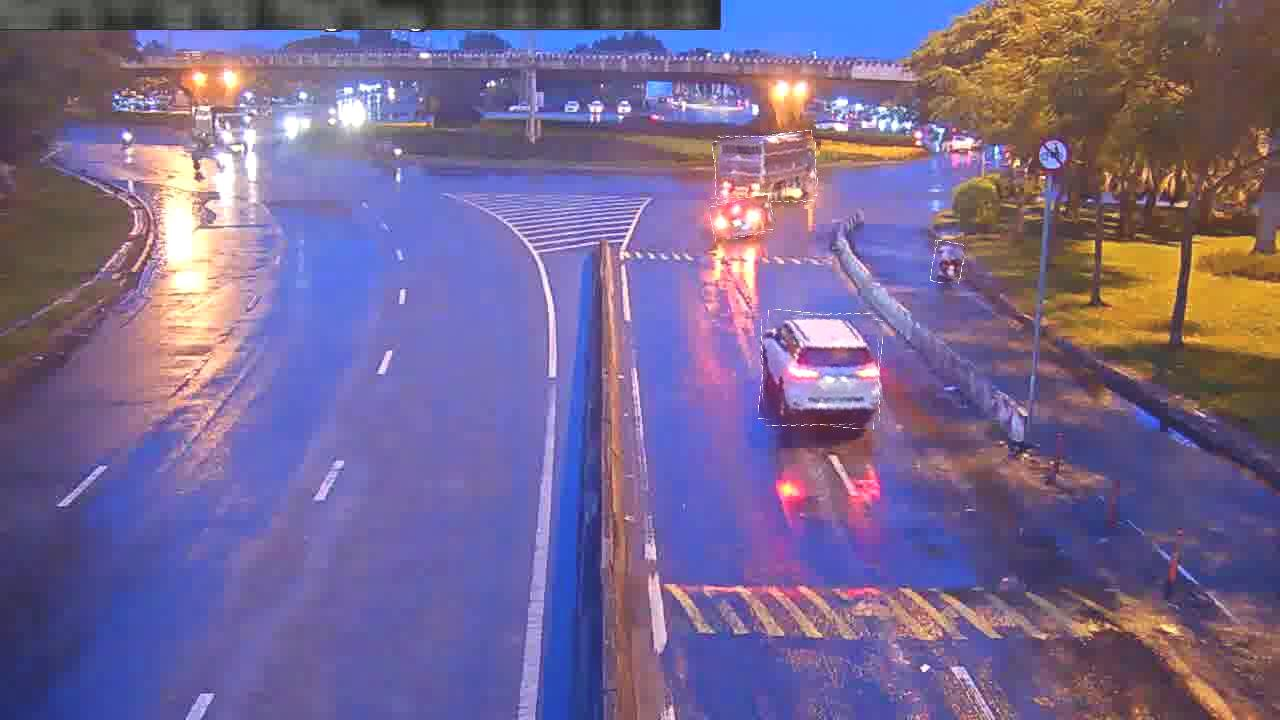
#> input picture data/merged_v5plus/images/train/soictnight_cam_03_00022_jpg.rf.281d019b71dcacef9288bde288305073.jpg, 1280 x 720 px
$ python 87_camera_compare_sheet.py
#> lines starting #> are read from the running program, lines starting #| are printed output that depends on the picture
#!/usr/bin/env python3
"""Ve ban doi chieu camera SOICT (ngay va dem) de kiem tra bang mat co cung khung canh hay khong.
Moi hang la mot camera, 3 khung hinh cach deu nhau; cac hang xep theo cap nghi trung khung canh."""
import glob
from pathlib import Path

import cv2
import numpy as np

R = Path("/home/xuand/vn_traffic_ai/data/merged_v5plus/images")
W, H = 400, 225
ORDER = [("soictnight_cam_03", "DEM cam_03 (train)"), ("soict24_cam_01", "NGAY cam_01 (train)"), ("soict24_cam_02", "NGAY cam_02 (train)"),
         ("soictnight_cam_05", "DEM cam_05 (train)"), ("soict24_cam_04", "NGAY cam_04 (train)"),
         ("soictnight_cam_08", "DEM cam_08 (train)"), ("soict24_cam_07", "NGAY cam_07 (val)"),
         ("soict24_cam_06", "NGAY cam_06 (train)"),
         ("soict24_cam_09", "NGAY cam_09 (TEST)"), ("soict24_cam_10", "NGAY cam_10 (TEST)")]


def frames(prefix):
    fs = sorted(glob.glob(str(R / "*" / f"{prefix}_*.jpg")))
    assert fs, prefix
    return [fs[int(i * (len(fs) - 1))] for i in (0.1, 0.5, 0.9)], len(fs)


rows = []
for pre, label in ORDER:
    fs, n = frames(pre)
    tiles = []
    for f in fs:
        im = cv2.resize(cv2.imread(f), (W, H))
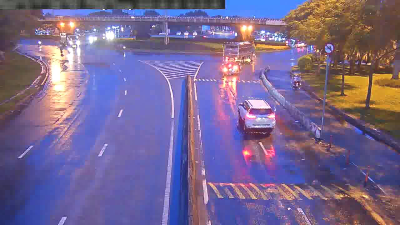
#> im: shape (225, 400, 3); mean B, G, R 143.8, 103.2, 120.1
        tiles.append(im)
    strip = np.hstack(tiles)
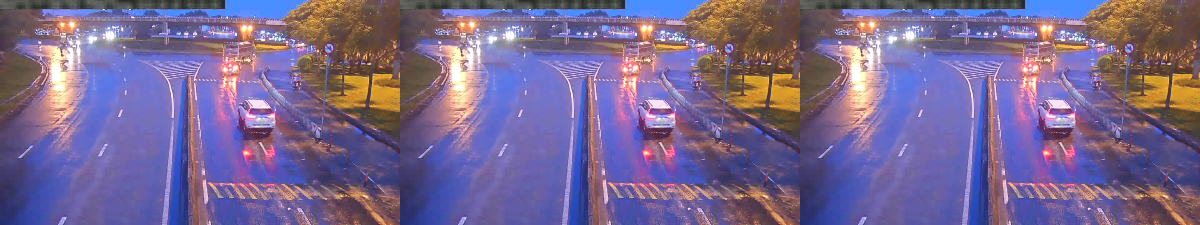
#> strip: shape (225, 1200, 3); mean B, G, R 143.8, 103.2, 120.1
#> (the run stopped early here; a loop or call above may not have finished)
